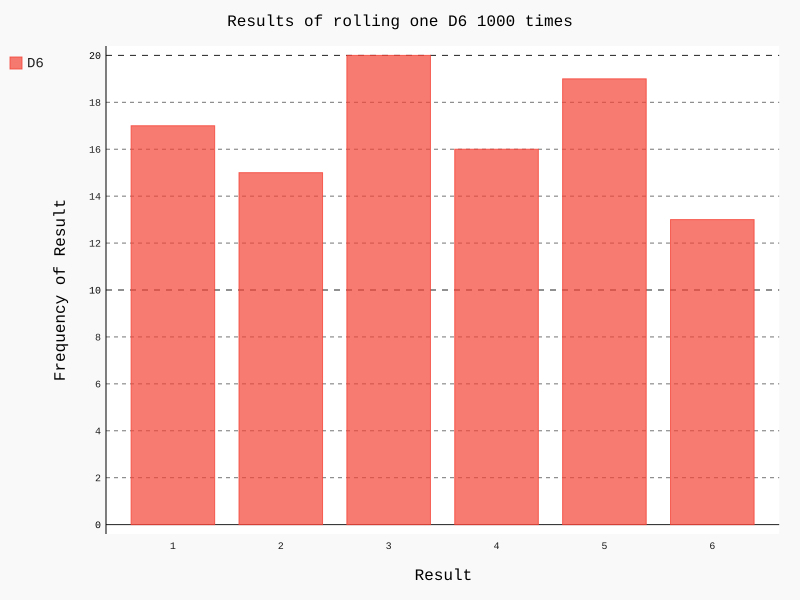

Source code (Python):
from die import Die
import pygal


die = Die()

results = []

for roll_num in range(100):
    result = die.roll()
    results.append(result)

frequencies = []
for value in range(1, die.num_sides+1):
    frequency = results.count(value)
    frequencies.append(frequency)

hist = pygal.Bar()

hist.title = "Results of rolling one D6 1000 times"
hist.x_labels = ['1', '2', '3', '4', '5', '6']
hist.x_title = 'Result'
hist.y_title = 'Frequency of Result'
hist.add('D6', frequencies)
hist.render_to_file('die_visual.svg')
